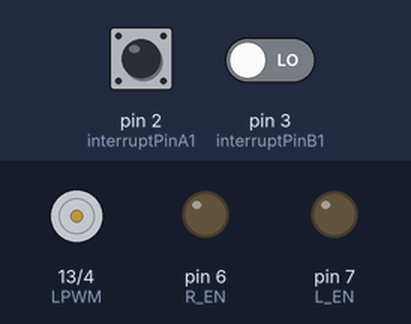
Simulated run of this sketch. Board: Arduino Leonardo, built with avr-gcc and run on an emulated ATmega32U4. On the bench: motor-driver pin pairs drawn as motors (green arrow = first pin HIGH = forward, orange = second pin HIGH = backward, longer = more drive), output pins drawn as LEDs (lit = HIGH). The inputs (shaded band) are chosen by the test bench; at power-on: pin 2 (interruptPinA1) LOW, pin 3 (interruptPinB1) LOW. What the sketch prints to the serial monitor is not drawn.

Above: at 1.2 s.
1.3 s: pin 2 (interruptPinA1) pulled HIGH for 0.15 s
At 2.1 s:
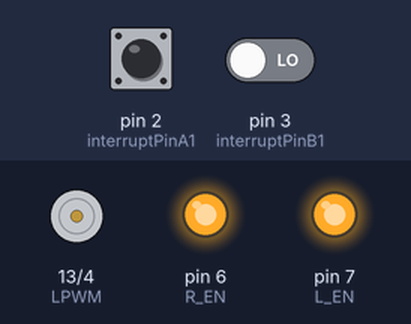
2.9 s: pin 2 (interruptPinA1) driven HIGH and pin 3 (interruptPinB1) driven HIGH
At 3.4 s:
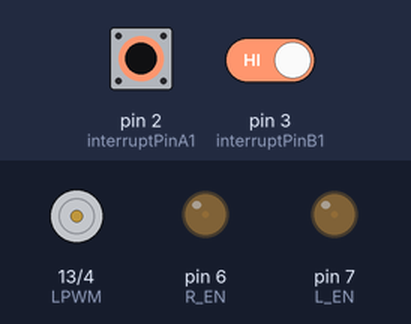
4.4 s: pin 2 (interruptPinA1) pulsed LOW 2 times (0.12 s each, 0.3 s apart)
At 5.28 s:
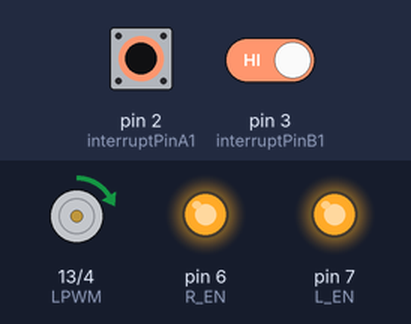
Timing chart, 0 to 13.4 s (numbered marks = the images above; inputs shaded):
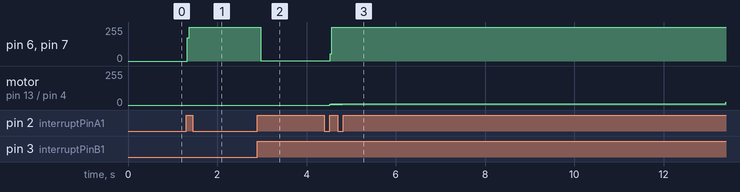

Measured:
- after the input at 1.3 s, pin 6 (R_EN), pin 7 (L_EN): 0/255 → 255/255 at once
- after the input at 2.9 s, pin 6 (R_EN), pin 7 (L_EN): 255/255 → 1/255 after 0.07 s
- after the input at 4.4 s, pin 6 (R_EN), pin 7 (L_EN): 1/255 → 255/255 after 0.13 s

The sketch:

ACV_v1.ino
```cpp
int RPWM=4;
int LPWM=13;
// timer 0
int R_EN=6;
int L_EN=7;


//arm encoder-interrupt
const int interruptPinA1 = 2;
const int interruptPinB1 = 3;
//motor encoder-interrupt
const int interruptPinA2 = 18;
const int interruptPinB2 = 19;

//pushbutton
const int interruptPinbut = 20;
const int interruptPinbut2 = 21;

unsigned long time1 = 0;
unsigned long time2 = 0;
unsigned long time3 = 0;
unsigned long time4 = 0;

int warning = 0; //test condtition
int Count1 = 0.0; //arm encoder counter
int Count2 = 0.0; //motor encoder counter
int button = 0; //pushbutton

double degree1 = 0.0; //arm encoder degree
double degree2 = 0.0; //motor encoder degree
double predeg2;
double predeg1;

double degref_old = 0.0; // old position of end effector
double degref_new; //new position of end effector
double delta_deg;
double keq = 10.9; //10.83; //equal k spring
double deg0 = 0.05; //a const value for opposing force

double torqj; //joint torque

double velocity = 0; //velocity of motor

//pd controler
double setpoint_pd, input_pd, output_pd;
double Kd = 240, Ki = 0, Bd = 0;
unsigned long currentTime_pd ;
unsigned long previousTime_pd = 0;
double elapsedTime_pd;
double error_pd = 0.0;
double lastError_pd;
double rateError_pd, rateError_pd1, rateError_pd2;
double alfa2 = 0.9;


//pi1 controler- this pi controll Afect on speed
double setpoint_pi1, input_pi1, output_pi1;
double Kp1 = 5.5, Ki1 = 2.7, Kd1 = 0;
unsigned long currentTime_pi1 = 0;
unsigned long previousTime_pi1 = 0;
double elapsedTime_pi1;
double error_pi1 = 0.0;
double lastError_pi1;
double cumError_pi1 = 0.0;
double rateError_pi1 = 0.0 ;


//pi2 controler - this pi controll Afect on torq
double setpoint_pi2, input_pi2, output_pi2;
double Kp2 = 1.5, Ki2 = 0.7, Kd2 = 0;
unsigned long currentTime_pi2 = 0;
unsigned long previousTime_pi2 = 0;
double elapsedTime_pi2;
double error_pi2 = 0.0;
double lastError_pi2;
double cumError_pi2 = 0.0;

int n = 1;
double x;
int pwm ;


void setup() {
  TCCR4B = TCCR4B & B11111000 | B00000001;
  TCCR0B = TCCR0B & B11111000 | B00000001;
  Serial.begin(19200);
  pinMode(interruptPinA1, INPUT);
  attachInterrupt(digitalPinToInterrupt(interruptPinA1), func1, RISING);
  pinMode(interruptPinB1, INPUT);
  //  attachInterrupt(digitalPinToInterrupt(interruptPinB1), func, RISING);
  pinMode(interruptPinA2, INPUT);
  attachInterrupt(digitalPinToInterrupt(interruptPinA2), func2, RISING);
  pinMode(interruptPinB2, INPUT);
  //  attachInterrupt(digitalPinToInterrupt(interruptPinB2), func, RISING);
  pinMode(interruptPinbut, INPUT);
  attachInterrupt(digitalPinToInterrupt(interruptPinbut), butfunc, RISING);
  pinMode(interruptPinbut2, INPUT);
  attachInterrupt(digitalPinToInterrupt(interruptPinbut2), butfunc2, FALLING);
  pinMode(L_EN, OUTPUT);
  pinMode(R_EN, OUTPUT);
  pinMode(RPWM, OUTPUT);
  pinMode(LPWM, OUTPUT);
  predeg2 = degree2;

  button = 0;
  time1 = time2;
//  degref_old = degref_new;
}

void loop() {
//  time3 = millis();
  degree1 = Count1 * 0.00314 ; //radian
  degree2 = Count2 * 0.00314 ; //radian
  ///////motor velocity
  time2 = millis();
  if ((time2 - time1) > 50 ) {
    velocity = (degree2 - predeg2) / ((double(time2 - time1)) / 500);
    time1 = time2;
  }
  predeg2 = degree2;

  //// joint  torque = torque(t) - torque(t - 1)
  torqj = (degree2 - degree1) * keq; //joint torque


  //////////////  CONTROLER   ////////////////////

  //CONDITIONS PARTS
  delta_deg = degree1 - degref_old ;
  if (delta_deg > deg0) {
    output_pd = Kd * (-1 * deg0);
    degref_new = degree1 - deg0;
    lastError_pd = -1 * deg0;
  }
  else if (delta_deg < (-1 * deg0)) {
    output_pd = Kd * deg0;
    degref_new = degree1 + deg0;
    lastError_pd = deg0;
  }
  else {
    error_pd = degref_new - degree1;
    rateError_pd = (error_pd - lastError_pd) / 50;
    lastError_pd = error_pd;
    rateError_pd2 = alfa2 * rateError_pd1 + (1 - alfa2) * rateError_pd ;
    rateError_pd1 = rateError_pd2;
    output_pd = error_pd * Kd + Bd * rateError_pd2;
  }

  /////////// pi1 control /////////
  input_pi1 = torqj;
  setpoint_pi1 = output_pd;
  output_pi1 = computePI1(input_pi1, setpoint_pi1);

  /////////// pi2 control /////////
  input_pi2 = velocity;
  setpoint_pi2 = output_pi1;
  output_pi2 = computePI2(input_pi2, setpoint_pi2);
  time3 = millis();
  if (time3 - time4 >= 1500) {
    cumError_pi1 = 0;
    cumError_pi2 = 0;
    time4 = time3;
  }

  //  x = output_pi2 - torqj;
  x = output_pi2 + (torqj);
  if (x >= 110) {
    x = 110;
  }
  else if (x <= (-110)) {
    x = -110;
  }

  pwm = abs(x);
  //  pwm = map (pwm,0,27,0,255);

  digitalWrite(R_EN, HIGH);
  digitalWrite(L_EN, HIGH);
  if (x > 0) {
    motorfor(pwm);
  }
  else if (x < 0) {
    motorback(pwm);
  }
  else {
    motorstop();
  }

//
//  Serial.println( String(Count1) + "/ +" + String(button) + "*" + " Count2: " + String(Count2) + "  degree1: " + String(degree1) + "  degree2: "
//                  + String(degree2) + " torqj: " + String(torqj) + " output_pd: " + String(output_pd) + " output_pi1: " + String(output_pi1)
//                  + "output_pi2: " + String(output_pi2) +  " velocity " + String(velocity) + " x: " + String(x) + " elapsedTime_pi1: " + String(elapsedTime_pi1)
//                  + " elapsedTime_pd: " + String(elapsedTime_pd) + " degref_old: " + String(degref_old)
//                  + " degref_new: " + String(degref_new) + " delta_deg: " + String(delta_deg) + " warning: " + String(warning) );
//    Serial.print(torqj);
//    Serial.print("\t");
    Serial.println(x);
//    Serial.println(output_pi2);


  degref_old = degref_new;
//  Serial.println(time3 - millis());
  delay(200);
}

//double computePD(double inpd, double Setpoint_pd) {
//  double out_pd = 0.0;
//  //  currentTime_pd = millis();                //get current time
//  //  elapsedTime_pd = double(currentTime_pd - previousTime_pd);        //compute time elapsed from previous computation
//  elapsedTime_pd = 50.0;
//  error_pd = Setpoint_pd - inpd;                                // determine error
//  rateError_pd = (error_pd - lastError_pd) / ((elapsedTime_pd) / 500) ; // compute derivative
//
//  out_pd = Kd * error_pd + Bd * rateError_pd;            //PID output
//
//  lastError_pd = error_pd;                                //remember current error
//  previousTime_pd = currentTime_pd;                        //remember current time
//
//  return out_pd;                                        //have function return the PID output
//}

double computePI1(double inpi1, double Setpoint_pi1) {
  double out_pi1 = 0.0;
//    currentTime_pi1 = millis();                //get current time
//    elapsedTime_pi1 = double(currentTime_pi1 - previousTime_pi1);        //compute time elapsed from previous computation
  elapsedTime_pi1 = 50.0;
  error_pi1 = Setpoint_pi1 - inpi1;                                // determine error
  cumError_pi1 += (error_pi1 * (elapsedTime_pi1 / 500));              // compute integral
  rateError_pi1 = (error_pi1 - lastError_pi1) / ((elapsedTime_pi1) / 500);

  out_pi1 = (Kp1*error_pi1) + (Ki1*cumError_pi1) + (Kd1*rateError_pi1);            //PID output

  lastError_pi1 = error_pi1;                                //remember current error
  previousTime_pi1 = currentTime_pi1;                        //remember current time

  return out_pi1;                                        //have function return the PID output
}

double computePI2(double inpi2, double Setpoint_pi2) {
  double out_pi2 = 0.0;
//    currentTime_pi2 = millis();                //get current time
//    elapsedTime_pi2 = double(currentTime_pi2 - previousTime_pi2);        //compute time elapsed from previous computation
  elapsedTime_pi2 = 50.0;
  error_pi2 = Setpoint_pi2 - inpi2;                                // determine error
  cumError_pi2 += (error_pi2 * (elapsedTime_pi2 / 500));              // compute integral

  out_pi2 = Kp2 * error_pi2 + Ki2 * cumError_pi2;            //PID output

  lastError_pi2 = error_pi2;                                //remember current error
  previousTime_pi2 = currentTime_pi2;                        //remember current time

  return out_pi2;                                        //have function return the PID output
}


void func1() {
  if (digitalRead(interruptPinB1) == HIGH) {
    Count1 += 1;
  }
  else if (digitalRead(interruptPinB1) == LOW) {
    Count1 -= 1;
  }
  else {
    Count1 = Count1;
  }
}

void func2() {
  if (digitalRead(interruptPinB2) == HIGH) {
    Count2 -= 1;
  }
  else if (digitalRead(interruptPinB2) == LOW) {
    Count2 += 1;
  }

  else {
    Count2 = Count2;
  }
}

void butfunc() {
  button = 0;

}
void butfunc2() {
  button = 1;

}

void motorfor(int rpm) {

  digitalWrite(R_EN, HIGH);
  digitalWrite(L_EN, HIGH);
  analogWrite(RPWM, rpm);

}
void motorback(int rpm) {
  digitalWrite(R_EN, HIGH);
  digitalWrite(L_EN, HIGH);
  analogWrite(LPWM, rpm);

}
void motorstop() {
  digitalWrite(R_EN, LOW);
  digitalWrite(L_EN, LOW);
  analogWrite(RPWM, 0);
  analogWrite(LPWM, 0);
}
```
